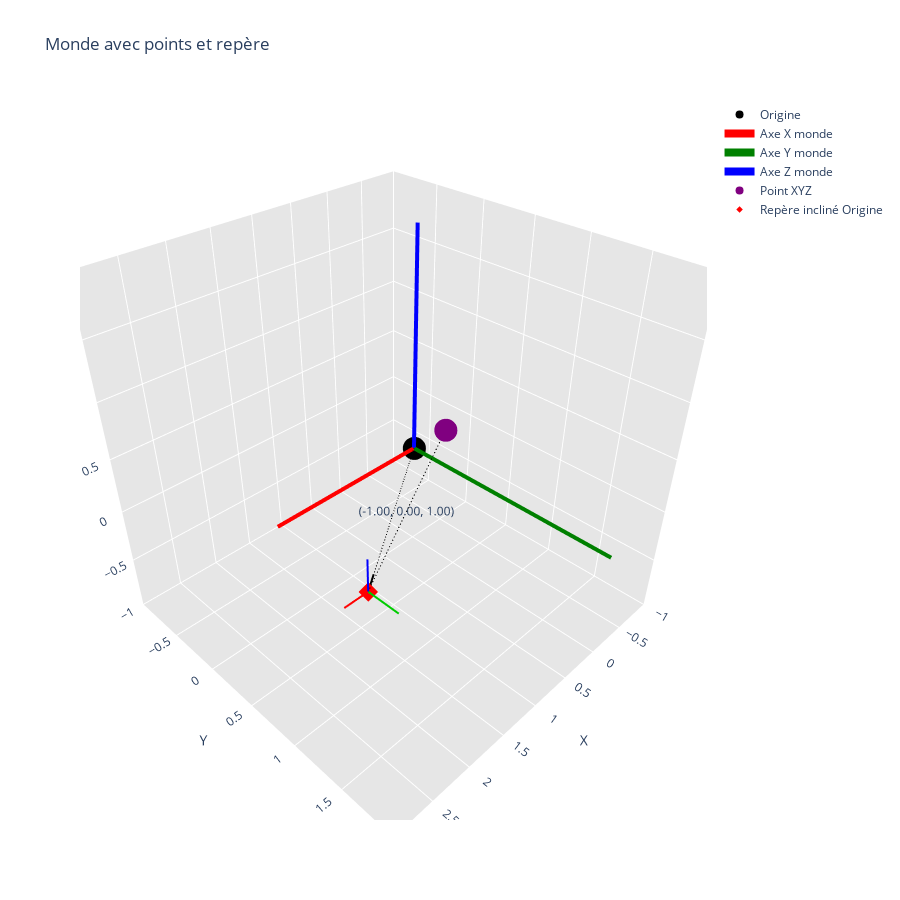

The code cell stored with this chart in its notebook:
### Markdown cell above
## 1. Création d'un monde et ajout d'objets simples

Nous allons créer un monde 3D et y ajouter quelques points et un repère.

### Code cell
# Créer un nouveau monde
world = World()

# Ajouter quelques points 3D au monde
p4 = world.add_object(Point3D([1, 1, 1], name="Point XYZ", color="purple"))

# Ajouter un repère incliné
frame1 = world.add_object(Frame(rotation=(0, 0, 0), translation=(2, 1, 0), name="Repère incliné"))

# Visualiser la scène
fig = world.visualize(figure_title="Monde avec points et repère")
fig.show()

### Figure 1 — Plotly figure (JSON) as saved in the notebook; plotly's stock layout.template omitted (floating-point values rounded to 4 significant figures)
{"data": [{"marker": {"color": "black", "size": 8, "symbol": "circle"}, "mode": "markers", "name": "Origine", "scene": "scene", "showlegend": true, "type": "scatter3d", "x": [0], "y": [0], "z": [0]}, {"line": {"color": "red", "width": 8}, "mode": "lines", "name": "Axe X monde", "scene": "scene", "type": "scatter3d", "x": [0, 2], "y": [0, 0], "z": [0, 0]}, {"line": {"color": "green", "width": 8}, "mode": "lines", "name": "Axe Y monde", "scene": "scene", "type": "scatter3d", "x": [0, 0], "y": [0, 2], "z": [0, 0]}, {"line": {"color": "blue", "width": 8}, "mode": "lines", "name": "Axe Z monde", "scene": "scene", "type": "scatter3d", "x": [0, 0], "y": [0, 0], "z": [0, 2]}, {"marker": {"color": "purple", "size": 8, "symbol": "circle"}, "mode": "markers", "name": "Point XYZ", "scene": "scene", "showlegend": true, "type": "scatter3d", "x": [1], "y": [1], "z": [1]}, {"marker": {"color": "red", "size": 5, "symbol": "diamond"}, "mode": "markers", "name": "Repère incliné Origine", "scene": "scene", "showlegend": true, "type": "scatter3d", "x": [2], "y": [1], "z": [0]}, {"line": {"color": "blue", "width": 4}, "mode": "lines", "name": "Repère incliné Axe Z", "scene": "scene", "showlegend": false, "type": "scatter3d", "x": [2, 2], "y": [1, 1], "z": [0, 0.3]}, {"line": {"color": "red", "width": 4}, "mode": "lines", "name": "Repère incliné Axe X", "scene": "scene", "showlegend": false, "type": "scatter3d", "x": [2, 2.3], "y": [1, 1], "z": [0, 0]}, {"line": {"color": "#00CC00", "width": 4}, "mode": "lines", "name": "Repère incliné Axe Y", "scene": "scene", "showlegend": false, "type": "scatter3d", "x": [2, 2], "y": [1, 1.3], "z": [0, 0]}, {"line": {"color": "black", "dash": "dash", "width": 2}, "mode": "lines", "name": "Hiérarchie", "scene": "scene", "showlegend": false, "type": "scatter3d", "x": [0, 1.8], "y": [0, 0.9], "z": [0, 0]}, {"line": {"color": "black", "width": 4}, "mode": "lines", "name": "Tête flèche", "scene": "scene", "showlegend": false, "type": "scatter3d", "x": [1.8, 2], "y": [0.9, 1], "z": [0, 0]}, {"line": {"color": "black", "dash": "dash", "width": 2}, "mode": "lines", "name": "Repère incliné -> Point XYZ", "scene": "scene", "showlegend": false, "type": "scatter3d", "x": [2, 1], "y": [1, 1], "z": [0, 1]}, {"mode": "text", "name": "Repère incliné -> Point XYZ coords", "scene": "scene", "showlegend": false, "text": ["(-1.00, 0.00, 1.00)"], "textposition": "middle center", "type": "scatter3d", "x": [1.5], "y": [1], "z": [0.5]}], "layout": {"height": 900, "scene": {"aspectmode": "manual", "aspectratio": {"x": 1, "y": 1, "z": 1}, "domain": {"x": [0, 1], "y": [0, 1]}, "xaxis": {"backgroundcolor": "rgb(230, 230, 230)", "gridcolor": "white", "range": [-1, 3], "title": {"text": "X"}}, "yaxis": {"backgroundcolor": "rgb(230, 230, 230)", "gridcolor": "white", "range": [-1, 2], "title": {"text": "Y"}}, "zaxis": {"backgroundcolor": "rgb(230, 230, 230)", "gridcolor": "white", "range": [-1, 2], "title": {"text": "Z"}}}, "title": {"text": "Monde avec points et repère"}}}
